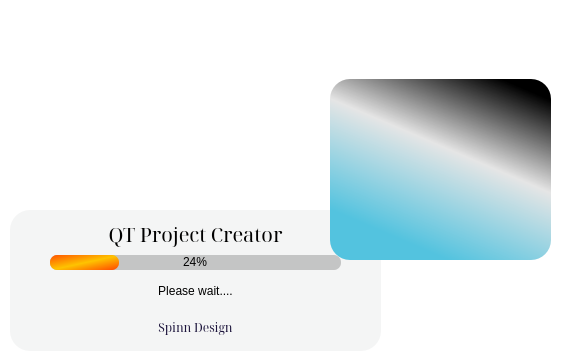
<?xml version="1.0" encoding="UTF-8"?>
<ui version="4.0">
 <class>MainWindow</class>
 <widget class="QMainWindow" name="MainWindow">
  <property name="geometry">
   <rect>
    <x>0</x>
    <y>0</y>
    <width>587</width>
    <height>364</height>
   </rect>
  </property>
  <property name="windowTitle">
   <string>MainWindow</string>
  </property>
  <property name="styleSheet">
   <string notr="true">*{
	border: none;
	background-color: transparent;
	background: transparent;
	padding: 0;
	margin: 0;
	color: #000;
}</string>
  </property>
  <widget class="QWidget" name="centralwidget">
   <widget class="QFrame" name="shoe_border_frame">
    <property name="geometry">
     <rect>
      <x>330</x>
      <y>79</y>
      <width>221</width>
      <height>181</height>
     </rect>
    </property>
    <property name="styleSheet">
     <string notr="true">border-radius: 20px;
background-color: qlineargradient(spread:pad, x1:1, y1:0.119, x2:0.539, y2:1, stop:0 rgba(0, 0, 0, 255), stop:0.455882 rgba(229, 229, 229, 255), stop:1 rgba(83, 195, 223, 255))</string>
    </property>
    <property name="frameShape">
     <enum>QFrame::StyledPanel</enum>
    </property>
    <property name="frameShadow">
     <enum>QFrame::Raised</enum>
    </property>
   </widget>
   <widget class="QFrame" name="shoe_frame">
    <property name="geometry">
     <rect>
      <x>300</x>
      <y>80</y>
      <width>231</width>
      <height>251</height>
     </rect>
    </property>
    <property name="styleSheet">
     <string notr="true">image: url(:/images/images/logo.png);</string>
    </property>
    <property name="frameShape">
     <enum>QFrame::StyledPanel</enum>
    </property>
    <property name="frameShadow">
     <enum>QFrame::Raised</enum>
    </property>
   </widget>
   <widget class="QFrame" name="more_info_frame">
    <property name="geometry">
     <rect>
      <x>10</x>
      <y>210</y>
      <width>371</width>
      <height>141</height>
     </rect>
    </property>
    <property name="styleSheet">
     <string notr="true">background-color: #f4f5f5;
border-radius: 20px;</string>
    </property>
    <property name="frameShape">
     <enum>QFrame::StyledPanel</enum>
    </property>
    <property name="frameShadow">
     <enum>QFrame::Raised</enum>
    </property>
    <layout class="QVBoxLayout" name="verticalLayout">
     <property name="leftMargin">
      <number>40</number>
     </property>
     <property name="rightMargin">
      <number>40</number>
     </property>
     <item>
      <widget class="QLabel" name="loadingstatus">
       <property name="font">
        <font>
         <family>Noto Serif Display</family>
         <pointsize>15</pointsize>
        </font>
       </property>
       <property name="styleSheet">
        <string notr="true">border: none;
background-color: transparent;</string>
       </property>
       <property name="text">
        <string>QT Project Creator</string>
       </property>
       <property name="alignment">
        <set>Qt::AlignCenter</set>
       </property>
      </widget>
     </item>
     <item>
      <widget class="QProgressBar" name="my_progressBar">
       <property name="minimumSize">
        <size>
         <width>0</width>
         <height>15</height>
        </size>
       </property>
       <property name="maximumSize">
        <size>
         <width>16777215</width>
         <height>15</height>
        </size>
       </property>
       <property name="styleSheet">
        <string notr="true">QProgressBar{
	background-color: rgba(0, 0, 0, 50);
	border-style: none;
	border-radius: 7px;
	text-align: center;
}
QProgressBar::chunk{
	background-color: qlineargradient(spread:pad, x1:0, y1:0, x2:1, y2:1, stop:0 rgba(255, 82, 0, 255), stop:0.509804 rgba(254, 195, 0, 255), stop:1 rgba(255, 70, 0, 255));
	border-radius: 7px;
}</string>
       </property>
       <property name="value">
        <number>24</number>
       </property>
      </widget>
     </item>
     <item>
      <widget class="QLabel" name="loading_progress_status">
       <property name="styleSheet">
        <string notr="true">border: none;
background-color: transparent;</string>
       </property>
       <property name="text">
        <string>Please wait....</string>
       </property>
       <property name="alignment">
        <set>Qt::AlignCenter</set>
       </property>
       <property name="wordWrap">
        <bool>true</bool>
       </property>
      </widget>
     </item>
     <item>
      <widget class="QLabel" name="app_info">
       <property name="font">
        <font>
         <family>Noto Serif Display</family>
        </font>
       </property>
       <property name="styleSheet">
        <string notr="true">border: none;
background-color: transparent;
color: rgb(28, 20, 59);</string>
       </property>
       <property name="text">
        <string>Spinn Design</string>
       </property>
       <property name="alignment">
        <set>Qt::AlignCenter</set>
       </property>
      </widget>
     </item>
    </layout>
   </widget>
   <zorder>more_info_frame</zorder>
   <zorder>shoe_border_frame</zorder>
   <zorder>shoe_frame</zorder>
  </widget>
 </widget>
 <resources>
  <include location="QSS/QSS_Resources.qrc"/>
 </resources>
 <connections/>
</ui>
